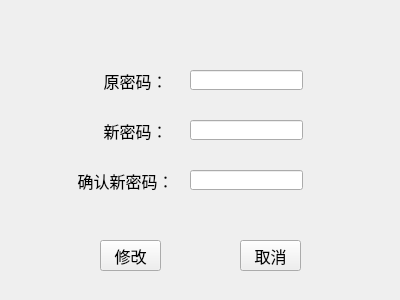
<?xml version="1.0" encoding="UTF-8"?>
<ui version="4.0">
 <class>PasswordEdit</class>
 <widget class="QWidget" name="PasswordEdit">
  <property name="geometry">
   <rect>
    <x>0</x>
    <y>0</y>
    <width>400</width>
    <height>300</height>
   </rect>
  </property>
  <property name="windowTitle">
   <string>修改密码</string>
  </property>
  <widget class="QLabel" name="label_oldPassword">
   <property name="geometry">
    <rect>
     <x>100</x>
     <y>60</y>
     <width>71</width>
     <height>41</height>
    </rect>
   </property>
   <property name="font">
    <font>
     <pointsize>12</pointsize>
    </font>
   </property>
   <property name="text">
    <string>原密码：</string>
   </property>
   <property name="alignment">
    <set>Qt::AlignmentFlag::AlignCenter</set>
   </property>
  </widget>
  <widget class="QLineEdit" name="txt_old">
   <property name="geometry">
    <rect>
     <x>190</x>
     <y>70</y>
     <width>113</width>
     <height>20</height>
    </rect>
   </property>
  </widget>
  <widget class="QLabel" name="label_newPassword">
   <property name="geometry">
    <rect>
     <x>100</x>
     <y>110</y>
     <width>71</width>
     <height>41</height>
    </rect>
   </property>
   <property name="font">
    <font>
     <pointsize>12</pointsize>
    </font>
   </property>
   <property name="text">
    <string>新密码：</string>
   </property>
   <property name="alignment">
    <set>Qt::AlignmentFlag::AlignCenter</set>
   </property>
  </widget>
  <widget class="QLineEdit" name="txt_new">
   <property name="geometry">
    <rect>
     <x>190</x>
     <y>120</y>
     <width>113</width>
     <height>20</height>
    </rect>
   </property>
  </widget>
  <widget class="QLabel" name="label_repeat">
   <property name="geometry">
    <rect>
     <x>70</x>
     <y>160</y>
     <width>111</width>
     <height>41</height>
    </rect>
   </property>
   <property name="font">
    <font>
     <pointsize>12</pointsize>
    </font>
   </property>
   <property name="text">
    <string>确认新密码：</string>
   </property>
   <property name="alignment">
    <set>Qt::AlignmentFlag::AlignCenter</set>
   </property>
  </widget>
  <widget class="QLineEdit" name="txt_confirm">
   <property name="geometry">
    <rect>
     <x>190</x>
     <y>170</y>
     <width>113</width>
     <height>20</height>
    </rect>
   </property>
  </widget>
  <widget class="QPushButton" name="pushButton_regist">
   <property name="geometry">
    <rect>
     <x>100</x>
     <y>240</y>
     <width>61</width>
     <height>31</height>
    </rect>
   </property>
   <property name="font">
    <font>
     <pointsize>12</pointsize>
    </font>
   </property>
   <property name="text">
    <string>修改</string>
   </property>
  </widget>
  <widget class="QPushButton" name="pushButton_cancel">
   <property name="geometry">
    <rect>
     <x>240</x>
     <y>240</y>
     <width>61</width>
     <height>31</height>
    </rect>
   </property>
   <property name="font">
    <font>
     <pointsize>12</pointsize>
    </font>
   </property>
   <property name="text">
    <string>取消</string>
   </property>
  </widget>
  <widget class="QLabel" name="label_editcheck">
   <property name="geometry">
    <rect>
     <x>90</x>
     <y>210</y>
     <width>81</width>
     <height>21</height>
    </rect>
   </property>
   <property name="text">
    <string/>
   </property>
   <property name="alignment">
    <set>Qt::AlignmentFlag::AlignCenter</set>
   </property>
  </widget>
  <widget class="QLabel" name="lbl_checkold">
   <property name="geometry">
    <rect>
     <x>180</x>
     <y>40</y>
     <width>131</width>
     <height>31</height>
    </rect>
   </property>
   <property name="font">
    <font>
     <pointsize>10</pointsize>
    </font>
   </property>
   <property name="text">
    <string/>
   </property>
  </widget>
  <widget class="QLabel" name="lbl_check">
   <property name="geometry">
    <rect>
     <x>180</x>
     <y>140</y>
     <width>131</width>
     <height>31</height>
    </rect>
   </property>
   <property name="font">
    <font>
     <pointsize>10</pointsize>
    </font>
   </property>
   <property name="text">
    <string/>
   </property>
  </widget>
 </widget>
 <resources/>
 <connections/>
</ui>
